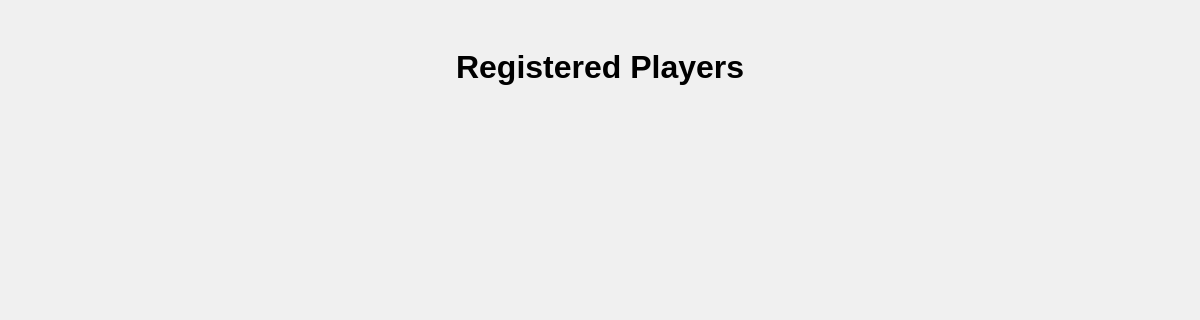
Before: /register_player with the older database file.
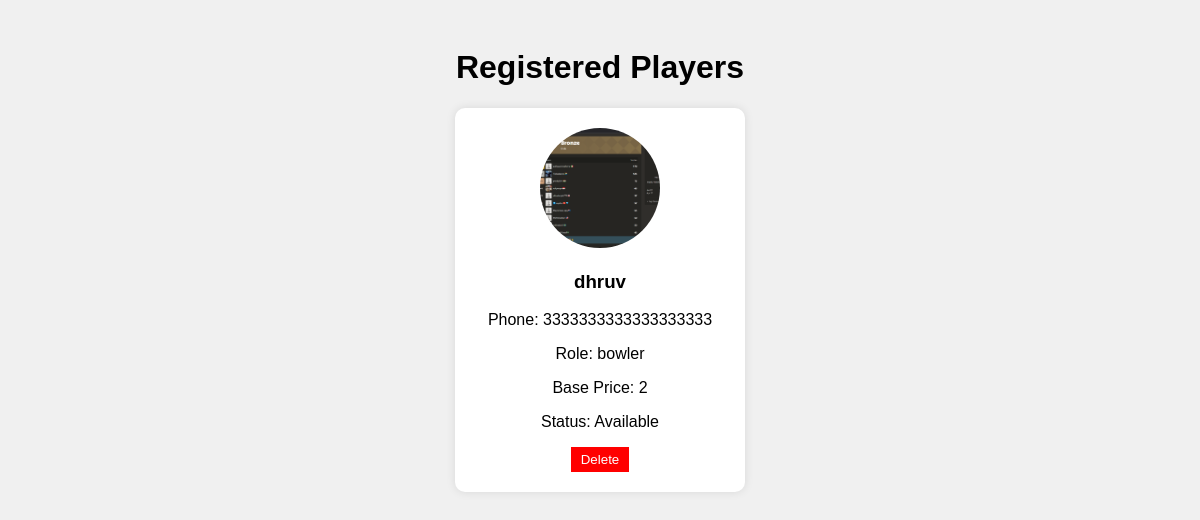
After: the same page with the newer database file.
### tables this page shows
CREATE TABLE players(
            id INTEGER PRIMARY KEY AUTOINCREMENT,
            name TEXT,
            phone TEXT,
            base_price TEXT,
            role TEXT,
            image_filename TEXT,
            sold integer default 0
        , team_id INTEGER, sold_price REAL);

### app.py (the view)
@app.route('/register_player')
def register_player():
    with get_db() as conn:
        cursor = conn.cursor()
        cursor.execute('''
            SELECT id, name, phone, base_price, role, image_filename, sold
            FROM players
        ''')
        all_players = cursor.fetchall()
    return render_template('view.html', players=all_players)

### app.py (called while the page is built)
@contextmanager
def get_db():
    conn = sqlite3.connect(DB_PATH)
    try:
        yield conn
    finally:
        conn.close()

### templates/view.html (shortened to what this page needs)
<!DOCTYPE html>
<html lang="en">
<head>
</head>
<body>
    <h1>Registered Players</h1>
    <div class="team-container">
        {% for player in players %}
        <div class="team-card">
            {% if player[5] %}
            <img src="{{url_for('static',filename='uploads/'+player[5])}}" alt="player Image"> <br>
            {% endif %}
            <h3>{{ player[1] }}</h3>
            <p>Phone: {{ player[2] }}</p>
            <p>Role: {{ player[4] }}</p>
            <p>Base Price: {{ player[3] }}</p>
            <p>
                {% if player[6] == 1 %}Status: Sold
                {% elif player[6] == 2 %}Status: Unsold
                {% else %}Status: Available
                {% endif %}
            </p>
            <form action="{{ url_for('delete_player', player_id=player[0]) }}" method="POST" style="margin-top:10px;">
            <button type="submit" style="background:red;color:white;border:none;padding:5px 10px;cursor:pointer;">
            Delete
        </button>
        </form>
        </div>
        {% endfor %}
    </div>
</body>
</html>

### templates/view.html (style rules this page uses)
body { font-family: Arial; background-color: #f0f0f0;padding:20px ; }
h1 { text-align: center; }
.team-container { display: flex; flex-wrap: wrap; justify-content: center; flex-direction: row; gap:20px; }
.team-card { background: white; padding: 20px; width: 250px; border-radius: 10px; text-align: center; box-shadow: 0 0 10px rgba(0,0,0,0.1); }
.team-card img { width: 120px; height: 120px; object-fit: cover; border-radius: 50%; }

Changed rows visible on the page:
added players: image_filename (picture), name "dhruv", phone "3333333333333333333", role "bowler", base_price "2", sold "Status: Available"
